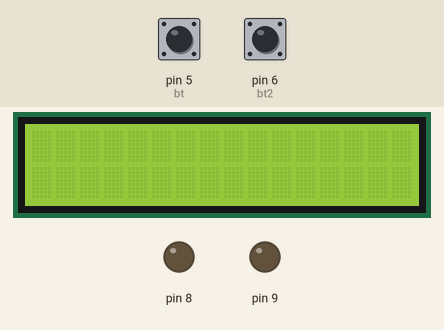
Simulated run of this sketch. Board: Arduino Uno, built with avr-gcc and run on an emulated ATmega328P. On the bench: 16×2 character LCD, output pins drawn as LEDs (lit = HIGH). Inputs (shaded band) come from the test bench; at power-on: pin 5 (bt) HIGH, pin 6 (bt2) HIGH.

Above: at 1.2 s.
1.3 s: pin 5 (bt) pulled LOW for 1 s
At 3.4 s:
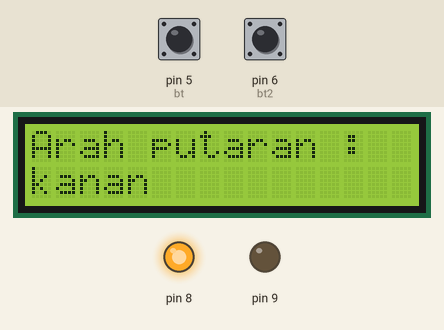
3.8 s: pin 6 (bt2) pulled LOW for 3.2 s
At 7.4 s:
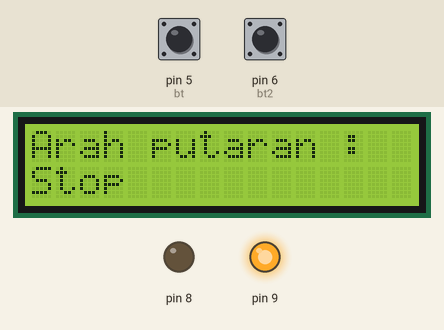
8.5 s: pin 6 (bt2) pulled LOW for 1 s
At 10.1 s:
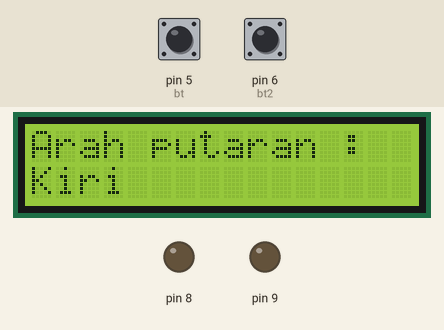
11.0 s: pin 5 (bt) pulled LOW for 0.15 s
At 11.18 s:
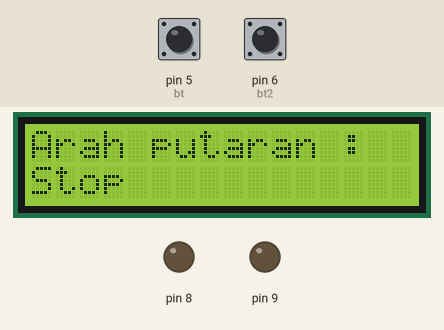
Timing chart, 0 to 13.7 s (numbered marks = the images above; inputs shaded):
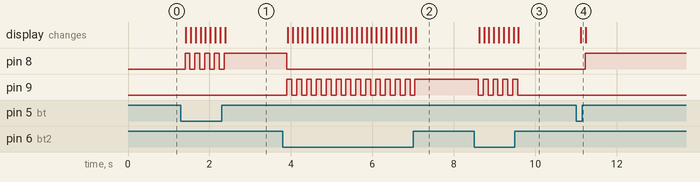

Measured:
- after the input at 1.3 s, pin 8: alternates HIGH for 0.12 s and LOW for 0.12 s, 9 changes in all, then stays HIGH, starting after 0.10 s; the display: changes after 0.12 s (image 1)
- after the input at 3.8 s, pin 8: HIGH → LOW after 0.10 s; pin 9: alternates HIGH for 0.12 s and LOW for 0.12 s, 27 changes in all, then stays HIGH, starting after 0.10 s; the display: changes after 0.12 s (image 2)
- after the input at 8.5 s, pin 9: alternates HIGH for 0.12 s and LOW for 0.12 s, 9 changes in all, then stays LOW, starting after 0.10 s; the display: changes after 0.12 s (image 3)
- after the input at 11.0 s, pin 8: LOW → HIGH after 0.22 s; the display: changes after 0.12 s (image 4)

The sketch:

uji_coba_motorStepper.ino
```cpp
#include <LiquidCrystal_I2C.h>
LiquidCrystal_I2C lcd(0x3F ,2,1,0,4,5,6,7,3, POSITIVE);

const int bt = 5;
const int bt2 = 6;
int st = 0;

void setup() {
  // put your setup code here, to run once:
  pinMode(bt, INPUT_PULLUP);
  pinMode(bt2, INPUT_PULLUP);
  pinMode(8, OUTPUT);
  pinMode(9, OUTPUT);
  lcd.begin(16,2);
  int bt = 0;
  int bt2 = 0;
  Serial.begin(9600);
}

void loop() {
  // put your main code here, to run repeatedly:
      if(digitalRead(bt)==0 && st == 0){
       // lcd.clear();
        delay(100);
        digitalWrite(8, HIGH);
        digitalWrite(9, LOW);

        st =1;
        lcd.setCursor(0, 0);
        lcd.print("Arah putaran : ");
        lcd.setCursor(0, 1);
        lcd.print("kanan");

      }
      if(digitalRead(bt)==0 && st == 1){
       // lcd.clear();
        delay(100);
        digitalWrite(8, LOW);
        digitalWrite(9, LOW);
        st =0;
        lcd.setCursor(0, 0);
        lcd.print("Arah putaran : ");
        lcd.setCursor(0, 1);
        lcd.print("Stop  ");
      }

      if(digitalRead(bt2)==0 && st == 0){
       // lcd.clear();
       delay(100);
        digitalWrite(8, LOW);
        digitalWrite(9, LOW);

        st =1;
        lcd.setCursor(0, 0);
        lcd.print("Arah putaran : ");
        lcd.setCursor(0, 1);
        lcd.print("Kiri  ");
      }

      if(digitalRead(bt2)==0 && st == 1){
       // lcd.clear();
        delay(100);
        digitalWrite(8, LOW);
        digitalWrite(9, HIGH);
        st =0;
        lcd.setCursor(0, 0);
        lcd.print("Arah putaran : ");
        lcd.setCursor(0, 1);
        lcd.print("Stop  ");
      }
    }
```
